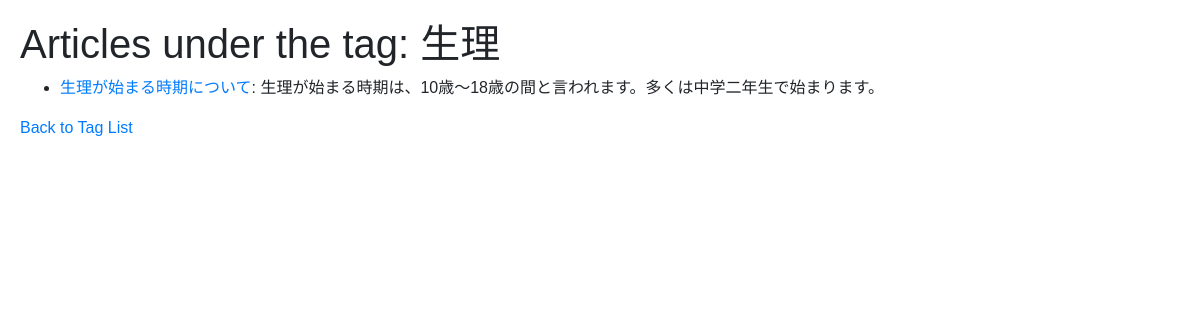
/Tips/tags/5, run on the app's committed database.
### models.py (models this page shows)
class Tag(db.Model):
    __tablename__ = 'tags'
    id = db.Column(db.Integer, primary_key=True)
    name = db.Column(db.String(100), nullable=False, unique=True)
    tips = db.relationship('Tip', secondary='tip_tags', back_populates='tags')

class Tip(db.Model):
    __tablename__ = 'tips'
    id = db.Column(db.Integer, primary_key=True)
    title = db.Column(db.String(200), nullable=False)
    content = db.Column(db.Text, nullable=False)
    link = db.Column(db.String(200), nullable=True)
    agenda = db.Column(db.String(500), nullable=True)  # 議題
    expert_comment = db.Column(db.Text, nullable=True)  # 専門家によるコメント
    upvotes = db.Column(db.Integer, default=0)
    downvotes = db.Column(db.Integer, default=0)
    tags = db.relationship('Tag', secondary='tip_tags', back_populates='tips')

### routes.py (the view)
@main_bp.route('/Tips/tags/<int:tag_id>', methods=['GET'])
def tips_by_tag(tag_id):
    tag = Tag.query.get_or_404(tag_id)
    tips = tag.tips
    print(f"Tag: {tag.name}, Number of tips: {len(tips)}")
    return render_template('tips/tips_by_tag.html', tag=tag, tips=tips)

### templates/Tips/Tips_by_tag.html (shortened to what this page needs)
<!DOCTYPE html>
<html lang="en">
<head>
    <link rel="stylesheet" href="https://cdn.jsdelivr.net/npm/bootstrap@4.1.3/dist/css/bootstrap.min.css">
    <link rel="stylesheet" href="https://cdn.jsdelivr.net/npm/bootstrap@4.1.3/dist/css/bootstrap.min.css">
    <link rel="stylesheet" href="../static/scripts/school.css">
</head>
<body>
    <h1>Articles under the tag: {{ tag.name }}</h1>
    {% if tips %}
    <ul>
        {% for tip in tips %}
        <li>
            <a href="{{ url_for('main.tip_detail', tip_id=tip.id) }}">{{ tip.title }}</a>: {{ tip.content }}
        </li>
        {% endfor %}
    </ul>
    {% else %}
    <p>No tips found for this tag.</p>
    {% endif %}
    <a href="{{ url_for('main.tags_list') }}">Back to Tag List</a>
</body>
</html>

### static/scripts/school.css (style rules this page uses)
body { font-family: Arial, sans-serif; padding: 20px; margin-right: 0; }

### data on the page
Tag: name "生理"
Tip: title "生理が始まる時期について", content "生理が始まる時期は、10歳～18歳の間と言われます。多くは中学二年生で始まります。"
